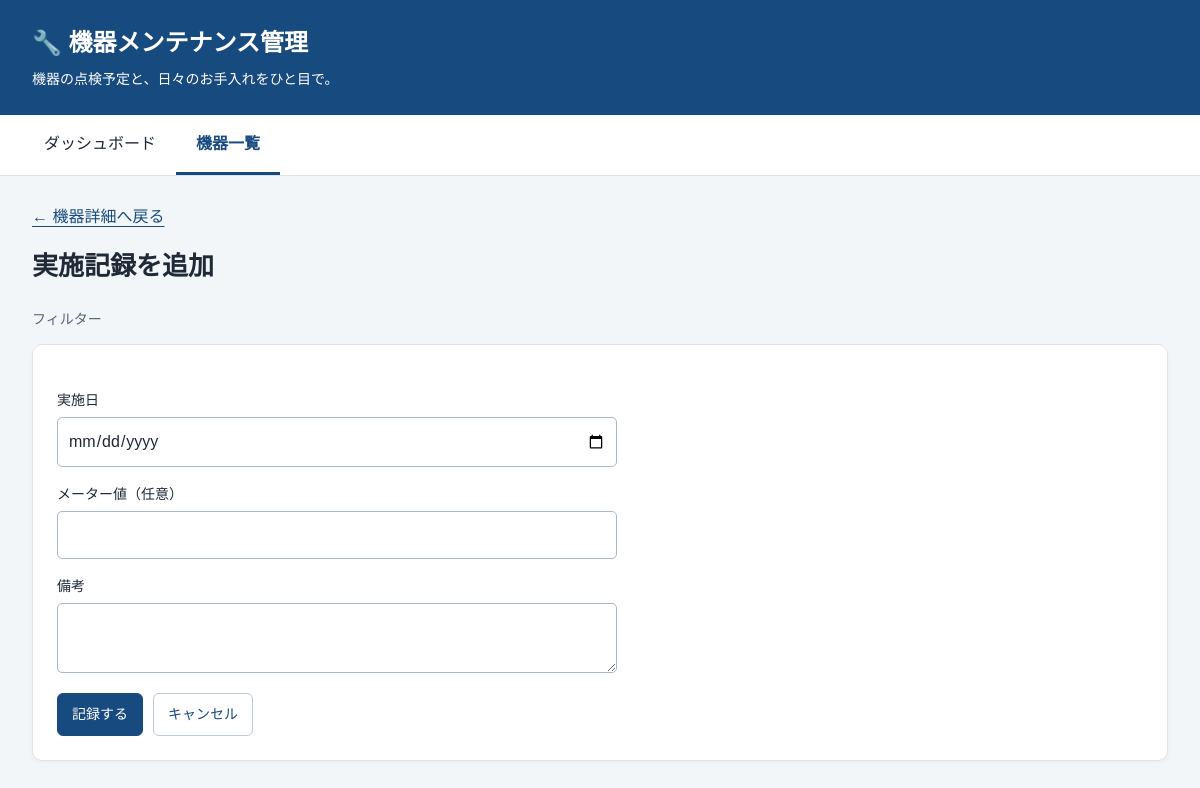
The page /devices/1/maintenance-plans/1/records/new on the database as committed earlier.
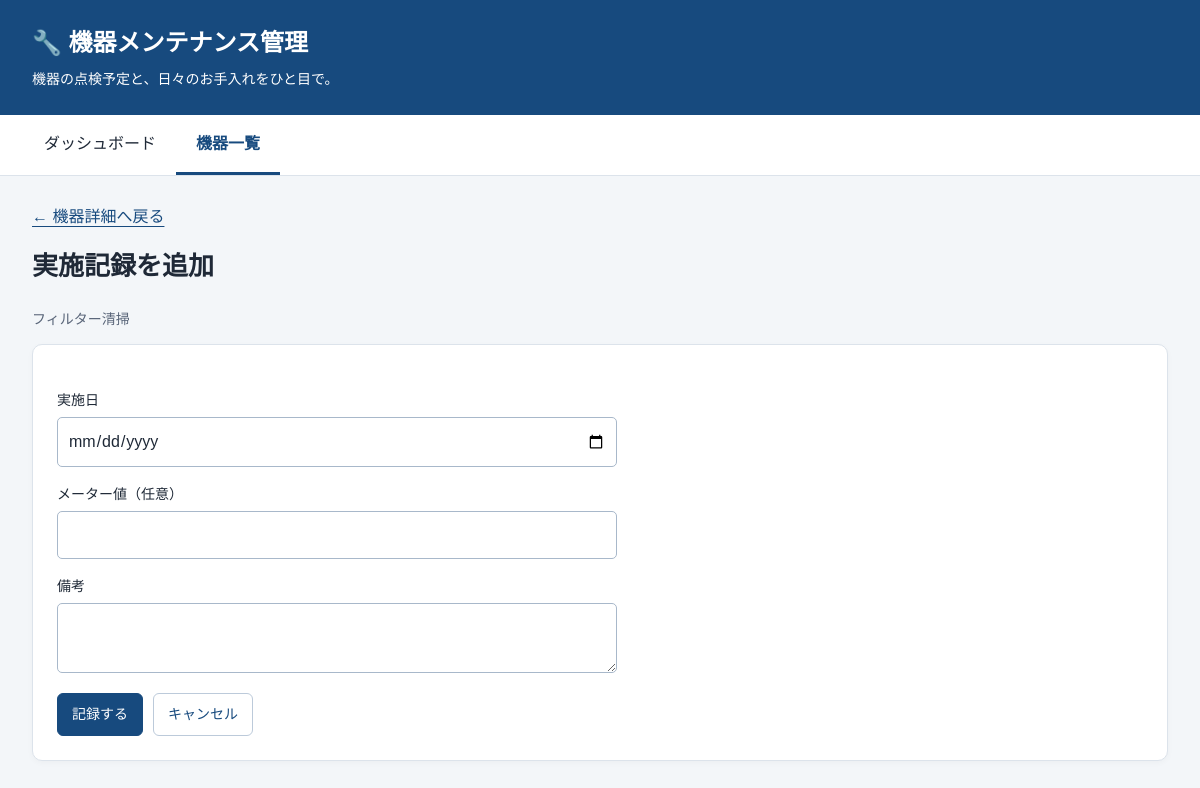
The same page on the database as committed later.
### tables this page shows
CREATE TABLE maintenance_plans (
                id INTEGER PRIMARY KEY AUTOINCREMENT,
                device_id INTEGER NOT NULL,
                name TEXT NOT NULL,
                description TEXT,
                interval_value INTEGER,
                interval_unit TEXT,
                priority TEXT,
                first_due_date TEXT NOT NULL DEFAULT '',
                FOREIGN KEY (device_id) REFERENCES devices(id)
            );

### main.py (the view)
@app.get("/devices/{device_id}/maintenance-plans/{plan_id}/records/new")
def maintenance_record_new(request: Request, device_id: int, plan_id: int) -> HTMLResponse:
    with database() as connection:
        cursor: sqlite3.Cursor = connection.execute("""
            SELECT id, name FROM maintenance_plans
            WHERE id = ? AND device_id = ?
        """, (plan_id, device_id))
        plan: Optional[sqlite3.Row] = cursor.fetchone()
    if plan is None:
        raise HTTPException(status_code=404, detail="メンテナンス項目が見つかりません")
    return templates.TemplateResponse(
        request=request,
        name="maintenance_record_new.html",
        context={"device_id": device_id, "plan": plan}
    )

### templates/maintenance_record_new.html (shortened to what this page needs)
{% extends 'base.html' %}
{% from '_fields.html' import record_fields, form_actions %}
{% block content %}
<a class="back-link" href="/devices/{{ device_id }}">← 機器詳細へ戻る</a>
<div class="page-heading"><h1>実施記録を追加</h1></div>
<p class="muted">{{ plan.name }}</p>
<section class="panel"><form method="post" action="/devices/{{ device_id }}/maintenance-plans/{{ plan.id }}/records">{{ record_fields() }}{{ form_actions('記録する', '/devices/' ~ device_id) }}</form></section>
{% endblock %}

Rows that differ between the two databases and show on the page:
changed maintenance_plans: name "フィルター" → "フィルター清掃"
